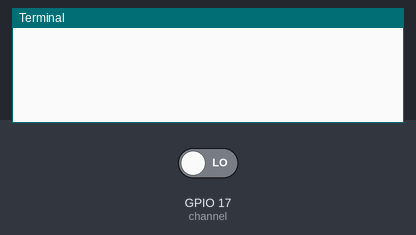
Simulated run of this program. Board: Raspberry Pi (BCM pin numbers). On the bench: the last lines printed to the terminal. Inputs (shaded band) come from the test bench; at power-on: GPIO 17 (channel) LOW. Sending an e-mail succeeds after 1 s.

Above: at 1.2 s.
1.3 s: GPIO 17 (channel) driven HIGH
At 2.8 s:
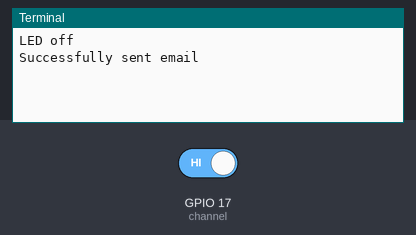
3.8 s: GPIO 17 (channel) driven LOW
At 4.6 s:
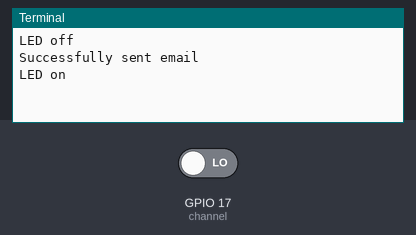

The program:

moisture.py
```python
#!/usr/bin/python

# Start by importing the libraries we want to use

import RPi.GPIO as GPIO # This is the GPIO library we need to use the GPIO pins on the Raspberry Pi
import smtplib # This is the SMTP library we need to send the email notification
import time # This is the time library, we need this so we can use the sleep function

# Define some variables to be used later on in our script

# You might not need the username and password variable, depends if you are using a provider or if you have your raspberry pi setup to send emails
# If you have setup your raspberry pi to send emails, then you will probably want to use 'localhost' for your smtp_host

smtp_username = "enter_username_here" # This is the username used to login to your SMTP provider
smtp_password = "enter_password_here" # This is the password used to login to your SMTP provider
smtp_host = "enter_host_here" # This is the host of the SMTP provider
smtp_port = 25 # This is the port that your SMTP provider uses

smtp_sender = "sender@email.com" # This is the FROM email address
smtp_receivers = ['receiver@email.com'] # This is the TO email address

# The next two variables use triple quotes, these allow us to preserve the line breaks in the string.

# This is the message that will be sent when NO moisture is detected

message_dead = """From: Sender Name <sender@email.com>
To: Receiver Name <receiver@email.com>
Subject: Moisture Sensor Notification

Warning, no moisture detected! Plant death imminent!!! :'(
"""

# This is the message that will be sent when moisture IS detected again

message_alive = """From: Sender Name <sender@email.com>
To: Receiver Name <receiver@email.com>
Subject: Moisture Sensor Notification

Panic over! Plant has water again :)
"""

# This is our sendEmail function

def sendEmail(smtp_message):
	try:
		smtpObj = smtplib.SMTP(smtp_host, smtp_port)
		smtpObj.login(smtp_username, smtp_password) # If you don't need to login to your smtp provider, simply remove this line
		smtpObj.sendmail(smtp_sender, smtp_receivers, smtp_message)
		print "Successfully sent email"
	except smtplib.SMTPException:
		print "Error: unable to send email"

# This is our callback function, this function will be called every time there is a change on the specified GPIO channel, in this example we are using 17

def callback(channel):
	if GPIO.input(channel):
		print "LED off"
		sendEmail(message_dead)
	else:
		print "LED on"
		sendEmail(message_alive)

# Set our GPIO numbering to BCM
GPIO.setmode(GPIO.BCM)

# Define the GPIO pin that we have our digital output from our sensor connected to
channel = 17
# Set the GPIO pin to an input
GPIO.setup(channel, GPIO.IN)

# This line tells our script to keep an eye on our gpio pin and let us know when the pin goes HIGH or LOW
GPIO.add_event_detect(channel, GPIO.BOTH, bouncetime=300)
# This line asigns a function to the GPIO pin so that when the above line tells us there is a change on the pin, run this function
GPIO.add_event_callback(channel, callback)

# This is an infinte loop to keep our script running
while True:
	# This line simply tells our script to wait 0.1 of a second, this is so the script doesnt hog all of the CPU
	time.sleep(0.1)
```

Measured:
- after the input at 1.3 s, the terminal: prints a new line at once (image 1)
- after the input at 3.8 s, the terminal: prints a new line at once (image 2)
